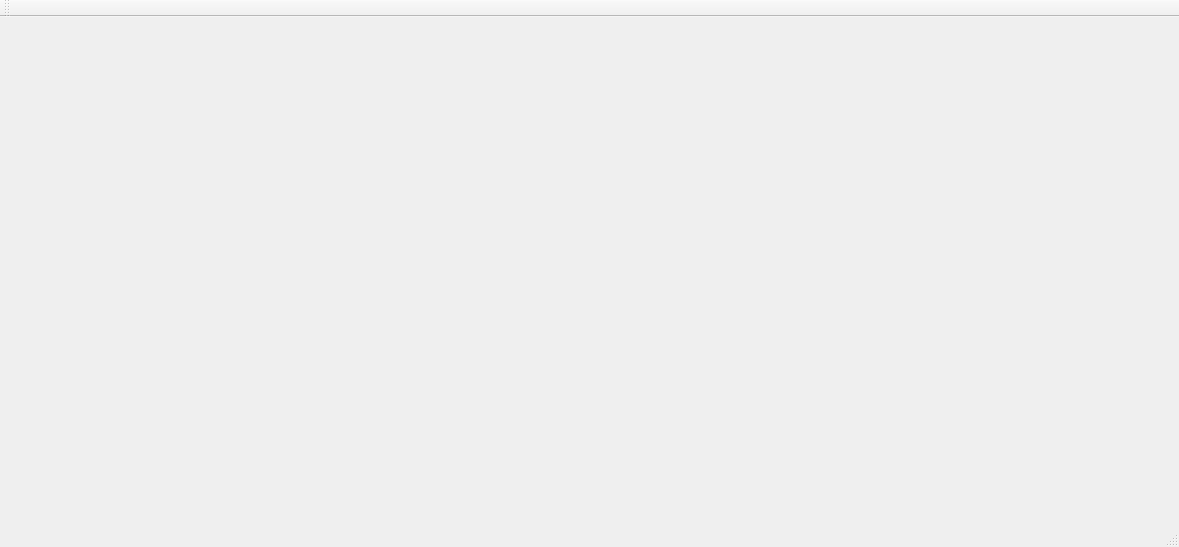
<?xml version="1.0" encoding="UTF-8"?>
<ui version="4.0">
 <class>MainWindow</class>
 <widget class="QMainWindow" name="MainWindow">
  <property name="geometry">
   <rect>
    <x>0</x>
    <y>0</y>
    <width>1179</width>
    <height>547</height>
   </rect>
  </property>
  <property name="windowTitle">
   <string>MainWindow</string>
  </property>
  <widget class="QWidget" name="centralWidget"/>
  <widget class="QToolBar" name="mainToolBar">
   <attribute name="toolBarArea">
    <enum>TopToolBarArea</enum>
   </attribute>
   <attribute name="toolBarBreak">
    <bool>false</bool>
   </attribute>
  </widget>
  <widget class="QStatusBar" name="statusBar"/>
 </widget>
 <layoutdefault spacing="6" margin="11"/>
 <resources/>
 <connections/>
</ui>
